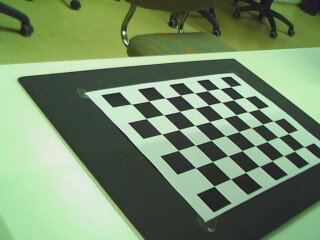
#> input picture calibration/calibration_1/data/left_000.jpg, 320 x 240 px; its folder holds only this picture in this run
$ python -i utils.py   (imports and definitions only)
#> lines starting #> are read from the running program, lines starting #| are printed output that depends on the picture; after the words box and inside, x2 and y2 are one past the last pixel; in counts of white or black regions, pixels touching at a corner belong together
#> further down, picture is the input picture: shape (240, 320, 3); mean B, G, R 106.8, 140.9, 117.7
import numpy as np
import cv2
import glob
import matplotlib.pyplot as plt

def load_images(path):
    return [cv2.imread(image) for image in path]

# [16 lines left out: function show_images_h, not called in this run]


def hsv_images(images):
    return [cv2.cvtColor(img, cv2.COLOR_BGR2HSV) for img in images]

# [24 lines left out: functions get_mask, get_mask_or, not called in this run]


def nothing(x):
    pass

def get_hsv_color_ranges(image: np.array):

    # Create a window
    cv2.namedWindow('image')

    # Create trackbars for color change
    cv2.createTrackbar('HMin', 'image', 0, 255, nothing)
#> slider 'HMin' is set to 51
    cv2.createTrackbar('SMin', 'image', 0, 255, nothing)
#> slider 'SMin' is set to 51
    cv2.createTrackbar('VMin', 'image', 0, 255, nothing)
#> slider 'VMin' is set to 51
    cv2.createTrackbar('HMax', 'image', 0, 255, nothing)
#> slider 'HMax' is set to 255
    cv2.createTrackbar('SMax', 'image', 0, 255, nothing)
#> slider 'SMax' is set to 255
    cv2.createTrackbar('VMax', 'image', 0, 255, nothing)
#> slider 'VMax' is set to 255

    # Set default value for MAX HSV trackbars.
    cv2.setTrackbarPos('HMax', 'image', 255)
    cv2.setTrackbarPos('SMax', 'image', 255)
    cv2.setTrackbarPos('VMax', 'image', 255)

    # Initialize to check if HSV min/max value changes
    hMin = sMin = vMin = hMax = sMax = vMax = 0
    phMin = psMin = pvMin = phMax = psMax = pvMax = 0

    output = image
    wait_time = 33

    while(1):

        if cv2.getWindowProperty('image', cv2.WND_PROP_VISIBLE) < 1:
            break
        # Get current positions of all trackbars
        hMin = cv2.getTrackbarPos('HMin','image')
        sMin = cv2.getTrackbarPos('SMin','image')
        vMin = cv2.getTrackbarPos('VMin','image')

        hMax = cv2.getTrackbarPos('HMax','image')
        sMax = cv2.getTrackbarPos('SMax','image')
        vMax = cv2.getTrackbarPos('VMax','image')

        # Set minimum and max HSV values to display
        lower = np.array([hMin, sMin, vMin])
        upper = np.array([hMax, sMax, vMax])

        # Create HSV Image and threshold into a range.
        hsv = cv2.cvtColor(image, cv2.COLOR_BGR2HSV)
#> hsv: shape (240, 320, 3); mean H, S, V 56.9, 67, 141
        mask = cv2.inRange(hsv, lower, upper)
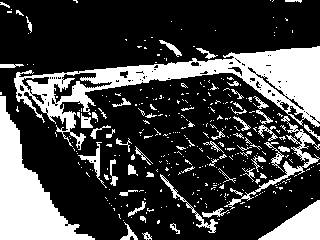
#> mask: shape (240, 320); 26.6% white; 370 white regions (311 under 20 px), largest, box (x1, y1, x2, y2) and area: (14, 46, 320, 150) 8697, (0, 96, 95, 240) 5203, (258, 200, 320, 240) 1291
        output = cv2.bitwise_and(image,image, mask= mask)
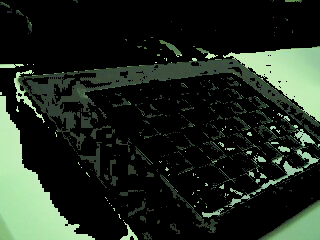
#> output: shape (240, 320, 3); mean B, G, R 31.8, 41.3, 32.2

        # Print if there is a change in HSV value
        if( (phMin != hMin) | (psMin != sMin) | (pvMin != vMin) | (phMax != hMax) | (psMax != sMax) | (pvMax != vMax) ):
            print("(hMin = %d , sMin = %d, vMin = %d), (hMax = %d , sMax = %d, vMax = %d)" % (hMin , sMin , vMin, hMax, sMax , vMax))
            phMin = hMin
            psMin = sMin
            pvMin = vMin
            phMax = hMax
            psMax = sMax
            pvMax = vMax

        # Display output image
        cv2.imshow('image',output)
        # cv2.resizeWindow("image", 500,300)

        # Wait longer to prevent freeze for videos.
        if cv2.waitKey(wait_time) & 0xFF == ord('q'):
#> (key q is pressed here)
            break

    cv2.destroyAllWindows()

>>> import cv2
>>> picture = cv2.imread('../calibration/calibration_1/data/left_000.jpg')
>>> result = get_hsv_color_ranges(picture)

$ run again, on calibration/calibration_1/data/left_001.jpg
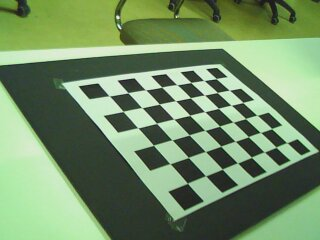
#> input picture calibration/calibration_1/data/left_001.jpg, 320 x 240 px
#> picture is the input picture: shape (240, 320, 3); mean B, G, R 103, 142.3, 114.6
#> hsv: shape (240, 320, 3); mean H, S, V 55.3, 74.6, 142.3
#> in get_hsv_color_ranges, `mask = cv2.inRange(hsv, lower, upper)`:
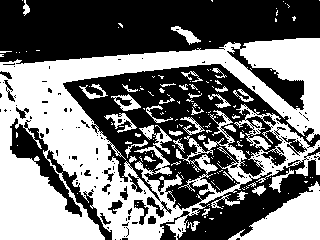
#> mask: shape (240, 320); 46.5% white; 180 white regions (146 under 20 px), largest, box (x1, y1, x2, y2) and area: (0, 38, 320, 240) 29893, (228, 181, 320, 240) 2613, (139, 125, 172, 154) 300
#> in get_hsv_color_ranges, `output = cv2.bitwise_and(image,image, mask= mask)`:
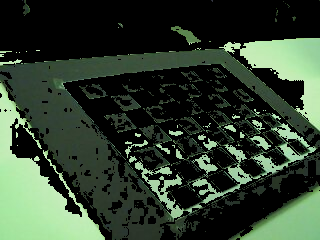
#> output: shape (240, 320, 3); mean B, G, R 47.6, 63.7, 48.9

$ run again, on calibration/calibration_1/data/left_002.jpg
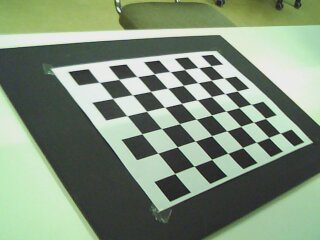
#> input picture calibration/calibration_1/data/left_002.jpg, 320 x 240 px
#> picture is the input picture: shape (240, 320, 3); mean B, G, R 122.9, 143.9, 127.9
#> hsv: shape (240, 320, 3); mean H, S, V 60.2, 41.1, 144.1
#> in get_hsv_color_ranges, `mask = cv2.inRange(hsv, lower, upper)`:
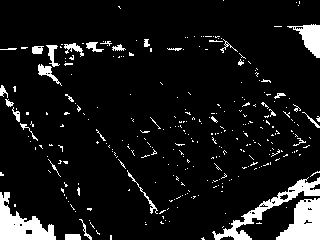
#> mask: shape (240, 320); 8.8% white; 307 white regions (274 under 20 px), largest, box (x1, y1, x2, y2) and area: (0, 192, 56, 240) 1285, (276, 198, 320, 240) 1181, (212, 177, 320, 240) 1172
#> in get_hsv_color_ranges, `output = cv2.bitwise_and(image,image, mask= mask)`:
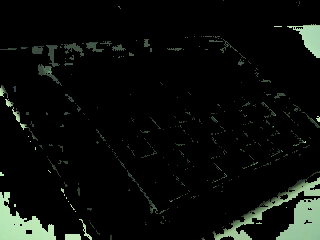
#> output: shape (240, 320, 3); mean B, G, R 11.2, 14, 11.2

$ run again, on calibration/calibration_1/data/left_003.jpg
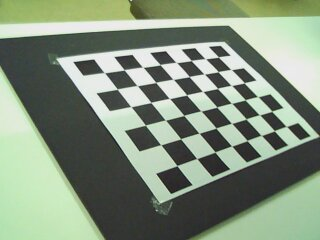
#> input picture calibration/calibration_1/data/left_003.jpg, 320 x 240 px
#> picture is the input picture: shape (240, 320, 3); mean B, G, R 125.1, 144.6, 130.6
#> hsv: shape (240, 320, 3); mean H, S, V 57.1, 35.5, 144.8
#> in get_hsv_color_ranges, `mask = cv2.inRange(hsv, lower, upper)`:
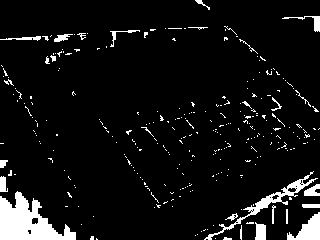
#> mask: shape (240, 320); 7.2% white; 288 white regions (260 under 20 px), largest, box (x1, y1, x2, y2) and area: (0, 191, 76, 240) 2012, (204, 171, 318, 240) 724, (287, 212, 320, 240) 477
#> in get_hsv_color_ranges, `output = cv2.bitwise_and(image,image, mask= mask)`:
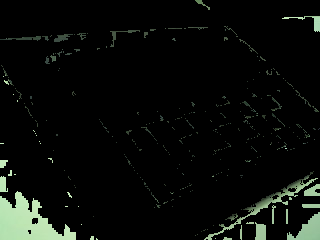
#> output: shape (240, 320, 3); mean B, G, R 9.8, 12.4, 10.1
